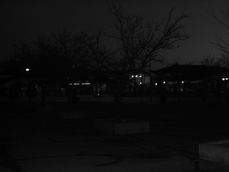
%> input picture Homework 2/9/code/LC1.png, 229 x 172 px, shrunk from 399 x 300 before the run
$ octave myMainScript.m   (GNU Octave 9; MATLAB toolbox functions it lacks are replaced by stand-ins)
%> lines starting %> are read from the running program, lines starting %| are printed output that depends on the picture
%% MyMainScript

tic;
%% Your code here

clc; clear;

% read in the images LC1.png and LC2.jpg
I1 = imread('LC1.png');
%> I1 is the input picture: size 172x229 uint8; min 0, max 255, mean 14.8
I2 = imread('LC2.jpg');
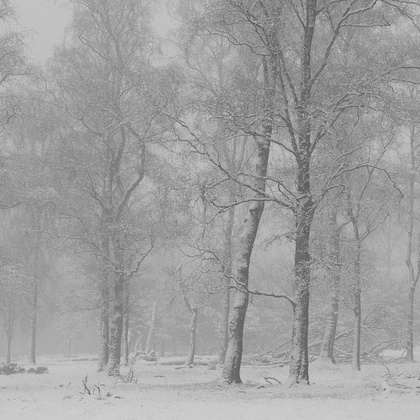
%> input picture Homework 2/9/code/LC2.jpg, 420 x 420 px, shrunk from 733 x 733 before the run
%> I2 is the input picture: size 420x420 uint8; min 82, max 208, mean 159.2

% display the images LC1.png and LC2.png
figure(1); imshow(I1); colormap(gray);
figure(2); imshow(I2); colormap(gray);

% Apply global HE on LC1.png and LC2.png and display the output
I1_ghe = histeq(I1);
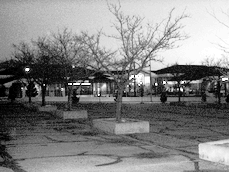
%> I1_ghe: size 172x229 uint8; min 0, max 255, mean 130.8
figure(3); imshow(I1_ghe); colormap(gray);
I2_ghe = histeq(I2);
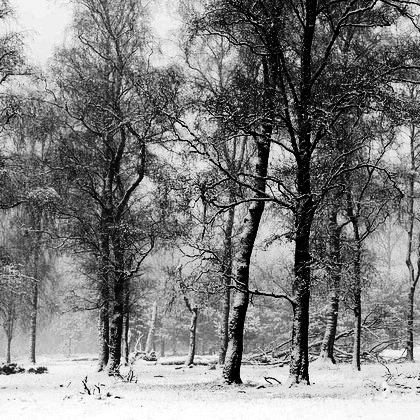
%> I2_ghe: size 420x420 uint8; min 0, max 255, mean 127.4
figure(4); imshow(I2_ghe); colormap(gray);

% Change the data type to double
I1 = double(I1);
%> I1: size 172x229 double
I2 = double(I2);
%> I2: size 420x420 double

% Apply local HE on LC1.png and LC2.png with filter size 7x7
% and display the output
I1_lhe_A = local_histogram_equalization(I1, 7);
I2_lhe_A = local_histogram_equalization(I2, 7);
% [28 lines not run here, left out]
function calc_pdf = calculate_pdf(img)
% CALCULATE_PDF Computes Probability Density Function of an image.
% Inputs:
%       - Image: img
% Returns:
%       - Probability Density Function of img: pdf
    calc_pdf = zeros(1, 256);
    h = size(img,1);
    w = size(img,2);
    for i = 1:h
        for j = 1:w
            x = img(i, j)+1;
            calc_pdf(x) = calc_pdf(x) + 1;
        end
    end
    calc_pdf = calc_pdf/(sum(calc_pdf, "all"));
end


function lhe = local_histogram_equalization(img, window_size)
%> called with window_size = 7
% LOCAL_HISTOGRAM_EQUALIZATION Computes Histogram Equalization of an image.
% Inputs:
%       - Image: img
%       - Size of the local histogram equalization: window_size
% Returns:
%       - Local histogram equalized image: lhe
    pad_size = fix(window_size/2);
    img_padded = padarray(img,[pad_size pad_size],0,'both');
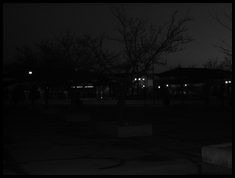
%> img_padded: size 178x235 double; min 0, max 255, mean 14
    lhe = zeros(size(img));
    h = size(img, 1);
%> h = 172
    w = size(img, 2);
%> w = 229
    for i = 1:h
        for j = 1:w
            matrix_of_consideration = img_padded(i:i+window_size-1, j:j+window_size-1);
            local_pdf = calculate_pdf(matrix_of_consideration);
            lhe(i, j) = round(255*sum(local_pdf(1:img(i, j)+1), 'all'));
        end
    end
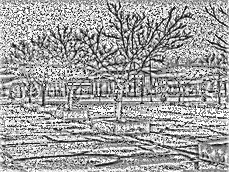
%> lhe: size 172x229 double; min 5, max 255, mean 161.6
%> call 2 of local_histogram_equalization, with window_size = 7
%> in local_histogram_equalization (call 2), `img_padded = padarray(img,[pad_size pad_size],0,'both');`:
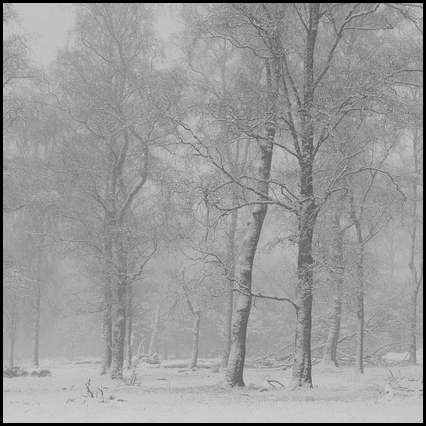
%> img_padded: size 426x426 double; min 0, max 208, mean 154.7
%> the run ends on the next line
end
